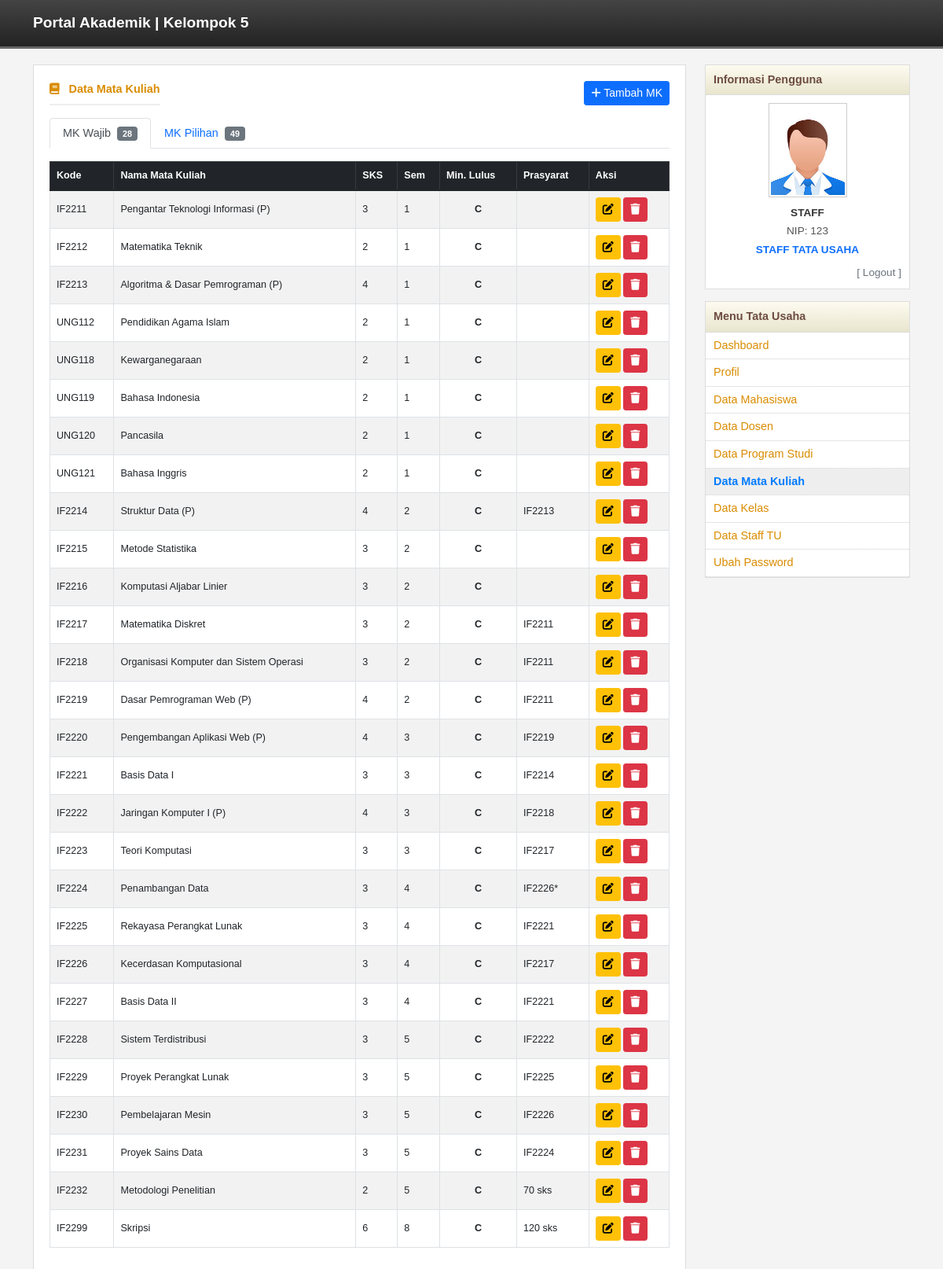
Page /tu/matakuliah.php (signed in) on the committed database.
### tables this page shows
CREATE TABLE `mata_kuliah` (
  `id` int(11) NOT NULL,
  `kode_mk` varchar(20) NOT NULL,
  `nama_mk` varchar(100) NOT NULL,
  `sks` int(11) NOT NULL,
  `minimal_kelulusan` varchar(5) DEFAULT 'C',
  `semester` int(11) DEFAULT NULL,
  `prodi_id` int(11) DEFAULT 1,
  `sifat` enum('Wajib','Pilihan') DEFAULT 'Wajib',
  `prasyarat` varchar(255) DEFAULT NULL,
  `created_at` timestamp NULL DEFAULT current_timestamp()
);

CREATE TABLE `tata_usaha` (
  `id` int(11) NOT NULL,
  `nip` varchar(20) NOT NULL,
  `nama` varchar(100) NOT NULL,
  `password` varchar(255) NOT NULL,
  `email` varchar(100) DEFAULT NULL,
  `created_at` timestamp NULL DEFAULT current_timestamp(),
  `foto` varchar(255) DEFAULT NULL
);

### tu/matakuliah.php (the view, shortened to what this page needs)
<?php
require_once "../config/database.php";
$mkWajib = $pdo->query("SELECT mk.*, ps.nama_prodi
                        FROM mata_kuliah mk
                        LEFT JOIN program_studi ps ON mk.prodi_id = ps.id
                        WHERE mk.sifat = 'Wajib'
                        ORDER BY mk.semester ASC, mk.kode_mk ASC")->fetchAll();
$mkPilihan = $pdo->query("SELECT mk.*, ps.nama_prodi
                          FROM mata_kuliah mk
                          LEFT JOIN program_studi ps ON mk.prodi_id = ps.id
                          WHERE mk.sifat = 'Pilihan'
                          ORDER BY mk.semester ASC, mk.kode_mk ASC")->fetchAll();
?>
<!DOCTYPE html>
<html lang="id">
<head>
    <link href="https://cdn.jsdelivr.net/npm/bootstrap@5.1.3/dist/css/bootstrap.min.css" rel="stylesheet">
    <link rel="stylesheet" href="https://cdnjs.cloudflare.com/ajax/libs/font-awesome/6.0.0/css/all.min.css">
    <link rel="stylesheet" href="../assets/css/style.css">
</head>
<body>
<?php include "header.php"; ?>
<div class="container">
    <div class="row">
        <div class="col-md-9">
            <div class="content-box">
                <div class="d-flex justify-content-between mb-3">
                    <div class="msg-header mb-0"><i class="fas fa-book me-2"></i> Data Mata Kuliah</div>
                    <a href="matakuliah_form.php" class="btn btn-primary btn-sm"><i class="fas fa-plus"></i> Tambah MK</a>
                </div>
                <ul class="nav nav-tabs mb-3" id="mkTab" role="tablist">
                    <li class="nav-item">
                        <button class="nav-link active" id="wajib-tab" data-bs-toggle="tab" data-bs-target="#wajib" type="button">
                            MK Wajib <span class="badge bg-secondary ms-1"><?= count($mkWajib) ?></span>
                        </button>
                    </li>
                    <li class="nav-item">
                        <button class="nav-link" id="pilihan-tab" data-bs-toggle="tab" data-bs-target="#pilihan" type="button">
                            MK Pilihan <span class="badge bg-secondary ms-1"><?= count($mkPilihan) ?></span>
                        </button>
                    </li>
                </ul>
                <div class="tab-content" id="mkTabContent">
                    <div class="tab-pane fade show active" id="wajib">
                        <div class="table-responsive">
                            <table class="table table-bordered table-striped small align-middle table-hover">
                                <thead class="table-dark">
                                    <tr><th>Kode</th><th>Nama Mata Kuliah</th><th>SKS</th><th>Sem</th><th>Min. Lulus</th><th>Prasyarat</th><th>Aksi</th></tr>
                                </thead>
                                <tbody>
                                    <?php foreach($mkWajib as $r): ?>
                                    <tr>
                                        <td><?= htmlspecialchars($r['kode_mk']) ?></td>
                                        <td><?= htmlspecialchars($r['nama_mk']) ?></td>
                                        <td><?= $r['sks'] ?></td>
                                        <td><?= $r['semester'] ?></td>
                                        <td class="text-center fw-bold"><?= $r['minimal_kelulusan'] ?></td>
                                        <td><?= htmlspecialchars($r['prasyarat'] ?? '-') ?></td>
                                        <td>
                                            <a href="matakuliah_form.php?id=<?= $r['id'] ?>" class="btn btn-warning btn-sm"><i class="fas fa-edit"></i></a>
                                            <form method="POST" style="display:inline" onsubmit="return confirm('Hapus MK Wajib ini?');">
                                                <button class="btn btn-danger btn-sm"><i class="fas fa-trash"></i></button>
                                            </form>
                                        </td>
                                    </tr>
                                    <?php endforeach; ?>
                                </tbody>
                            </table>
                        </div>
                    </div>
                </div> </div>
        </div>
        <div class="col-md-3">
            <?php include "sidebar.php"; ?>
        </div>
    </div>
</div>
</body>
</html>

### tu/sidebar.php
<?php
$currentPage = basename($_SERVER['PHP_SELF']);
$user = $_SESSION['user'];
$nama = htmlspecialchars($user['nama']);
$nip = htmlspecialchars($user['username']);
global $pdo;
$stmtFoto = $pdo->prepare("SELECT foto FROM tata_usaha WHERE id = ?");
$stmtFoto->execute([$user['id']]);
$fotoDb = $stmtFoto->fetchColumn();
$fotoProfil = (!empty($fotoDb) && file_exists("../assets/img/uploads/$fotoDb")) ? "../assets/img/uploads/$fotoDb" : "https://via.placeholder.com/100x120.png?text=STAFF+TU";
?>
<div class="sidebar-box">
    <div class="sidebar-header">Informasi Pengguna</div>
    <div class="sidebar-content">
        <div class="profile-img-box">
            <img src="<?= $fotoProfil ?>" alt="Foto Profil" class="profile-img">
        </div>
        <div class="profile-info">
            <div class="profile-name"><?= $nama ?></div>
            <div class="mb-1">NIP: <?= $nip ?></div>
            <div class="fw-bold text-primary">STAFF TATA USAHA</div>
            <div class="mt-2 text-end"><a href="../logout.php" class="text-secondary text-decoration-none">[ Logout ]</a></div>
        </div>
    </div>
</div>
<div class="sidebar-box">
    <div class="sidebar-header">Menu Tata Usaha</div>
    <ul class="menu-list">
        <li><a href="dashboard.php" class="<?= $currentPage == 'dashboard.php' ? 'menu-active' : 'menu-default' ?>">Dashboard</a></li>
        <li><a href="profil.php" class="<?= $currentPage == 'profil.php' ? 'menu-active' : 'menu-default' ?>">Profil</a></li>
        <li><a href="mahasiswa.php" class="<?= strpos($currentPage, 'mahasiswa') !== false ? 'menu-active' : 'menu-default' ?>">Data Mahasiswa</a></li>
        <li><a href="dosen.php" class="<?= strpos($currentPage, 'dosen') !== false ? 'menu-active' : 'menu-default' ?>">Data Dosen</a></li>
        <li><a href="prodi.php" class="<?= strpos($currentPage, 'prodi') !== false ? 'menu-active' : 'menu-default' ?>">Data Program Studi</a></li>
        <li><a href="matakuliah.php" class="<?= strpos($currentPage, 'matakuliah') !== false ? 'menu-active' : 'menu-default' ?>">Data Mata Kuliah</a></li>
        <li><a href="kelas.php" class="<?= strpos($currentPage, 'kelas') !== false ? 'menu-active' : 'menu-default' ?>">Data Kelas</a></li>
        <li><a href="staff.php" class="<?= strpos($currentPage, 'staff') !== false ? 'menu-active' : 'menu-default' ?>">Data Staff TU</a></li>
        <li><a href="ubah_password.php" class="<?= $currentPage == 'ubah_password.php' ? 'menu-active' : 'menu-default' ?>">Ubah Password</a></li>
    </ul>
</div>

### assets/css/style.css (style rules this page uses)
body { background-color: #f4f4f4; font-family: sans-serif; font-size: 0.9rem; }
.sidebar-box { background: white; border: 1px solid #ddd; margin-bottom: 15px; }
.sidebar-header { background: linear-gradient(to bottom, #fdfbf0, #e8e5ce); padding: 8px 10px; font-weight: bold; color: #6d4c41; border-bottom: 1px solid #ddd; }
.sidebar-content { padding: 10px; }
.menu-list { list-style: none; padding: 0; margin: 0; }
.menu-list li { border-bottom: 1px dotted #ccc; }
.menu-list li a { display: block; padding: 6px 10px; text-decoration: none; transition: 0.2s; }
.menu-active { font-weight: bold; color: #007bff !important; background-color: #eee; }
.menu-default { color: #d98c00; }
.profile-img-box { text-align: center; margin-bottom: 10px; }
.profile-img { width: 100px; height: 120px; object-fit: cover; border: 1px solid #ccc; padding: 2px; background: white; }
.profile-info { text-align: center; font-size: 0.85rem; color: #555; }
.profile-name { font-weight: bold; color: #333; margin-bottom: 2px; text-transform: uppercase; }
.content-box { background: white; border: 1px solid #ddd; padding: 20px; margin-bottom: 20px; }
.msg-header { font-weight: bold; color: #d98c00; margin-bottom: 15px; border-bottom: 2px solid #eee; padding-bottom: 5px; }

### rows in the picture
mata_kuliah: kode_mk "IF2211", nama_mk "Pengantar Teknologi Informasi (P)", sks "3", semester "1", minimal_kelulusan "C"
mata_kuliah: kode_mk "IF2212", nama_mk "Matematika Teknik", sks "2", semester "1", minimal_kelulusan "C"
mata_kuliah: kode_mk "IF2213", nama_mk "Algoritma & Dasar Pemrograman (P)", sks "4", semester "1", minimal_kelulusan "C"
mata_kuliah: kode_mk "UNG112", nama_mk "Pendidikan Agama Islam", sks "2", semester "1", minimal_kelulusan "C"
mata_kuliah: kode_mk "UNG118", nama_mk "Kewarganegaraan", sks "2", semester "1", minimal_kelulusan "C"
mata_kuliah: kode_mk "UNG119", nama_mk "Bahasa Indonesia", sks "2", semester "1", minimal_kelulusan "C"
mata_kuliah: kode_mk "UNG120", nama_mk "Pancasila", sks "2", semester "1", minimal_kelulusan "C"
mata_kuliah: kode_mk "UNG121", nama_mk "Bahasa Inggris", sks "2", semester "1", minimal_kelulusan "C"
mata_kuliah: kode_mk "IF2214", nama_mk "Struktur Data (P)", sks "4", semester "2", minimal_kelulusan "C", prasyarat "IF2213"
mata_kuliah: kode_mk "IF2215", nama_mk "Metode Statistika", sks "3", semester "2", minimal_kelulusan "C"
mata_kuliah: kode_mk "IF2216", nama_mk "Komputasi Aljabar Linier", sks "3", semester "2", minimal_kelulusan "C"
mata_kuliah: kode_mk "IF2217", nama_mk "Matematika Diskret", sks "3", semester "2", minimal_kelulusan "C", prasyarat "IF2211"
mata_kuliah: kode_mk "IF2218", nama_mk "Organisasi Komputer dan Sistem Operasi", sks "3", semester "2", minimal_kelulusan "C", prasyarat "IF2211"
mata_kuliah: kode_mk "IF2219", nama_mk "Dasar Pemrograman Web (P)", sks "4", semester "2", minimal_kelulusan "C", prasyarat "IF2211"
mata_kuliah: kode_mk "IF2220", nama_mk "Pengembangan Aplikasi Web (P)", sks "4", semester "3", minimal_kelulusan "C", prasyarat "IF2219"
mata_kuliah: kode_mk "IF2221", nama_mk "Basis Data I", sks "3", semester "3", minimal_kelulusan "C", prasyarat "IF2214"
mata_kuliah: kode_mk "IF2222", nama_mk "Jaringan Komputer I (P)", sks "4", semester "3", minimal_kelulusan "C", prasyarat "IF2218"
mata_kuliah: kode_mk "IF2223", nama_mk "Teori Komputasi", sks "3", semester "3", minimal_kelulusan "C", prasyarat "IF2217"
mata_kuliah: kode_mk "IF2224", nama_mk "Penambangan Data", sks "3", semester "4", minimal_kelulusan "C", prasyarat "IF2226*"
mata_kuliah: kode_mk "IF2225", nama_mk "Rekayasa Perangkat Lunak", sks "3", semester "4", minimal_kelulusan "C", prasyarat "IF2221"
mata_kuliah: kode_mk "IF2226", nama_mk "Kecerdasan Komputasional", sks "3", semester "4", minimal_kelulusan "C", prasyarat "IF2217"
mata_kuliah: kode_mk "IF2227", nama_mk "Basis Data II", sks "3", semester "4", minimal_kelulusan "C", prasyarat "IF2221"
mata_kuliah: kode_mk "IF2228", nama_mk "Sistem Terdistribusi", sks "3", semester "5", minimal_kelulusan "C", prasyarat "IF2222"
mata_kuliah: kode_mk "IF2229", nama_mk "Proyek Perangkat Lunak", sks "3", semester "5", minimal_kelulusan "C", prasyarat "IF2225"
mata_kuliah: kode_mk "IF2230", nama_mk "Pembelajaran Mesin", sks "3", semester "5", minimal_kelulusan "C", prasyarat "IF2226"
mata_kuliah: kode_mk "IF2231", nama_mk "Proyek Sains Data", sks "3", semester "5", minimal_kelulusan "C", prasyarat "IF2224"
mata_kuliah: kode_mk "IF2232", nama_mk "Metodologi Penelitian", sks "2", semester "5", minimal_kelulusan "C", prasyarat "70 sks"
mata_kuliah: kode_mk "IF2299", nama_mk "Skripsi", sks "6", semester "8", minimal_kelulusan "C", prasyarat "120 sks"
tata_usaha: foto (picture)

### other values in the picture
count($mkWajib) "28"
count($mkPilihan) "49"
$nama "STAFF"
$nip "123"
